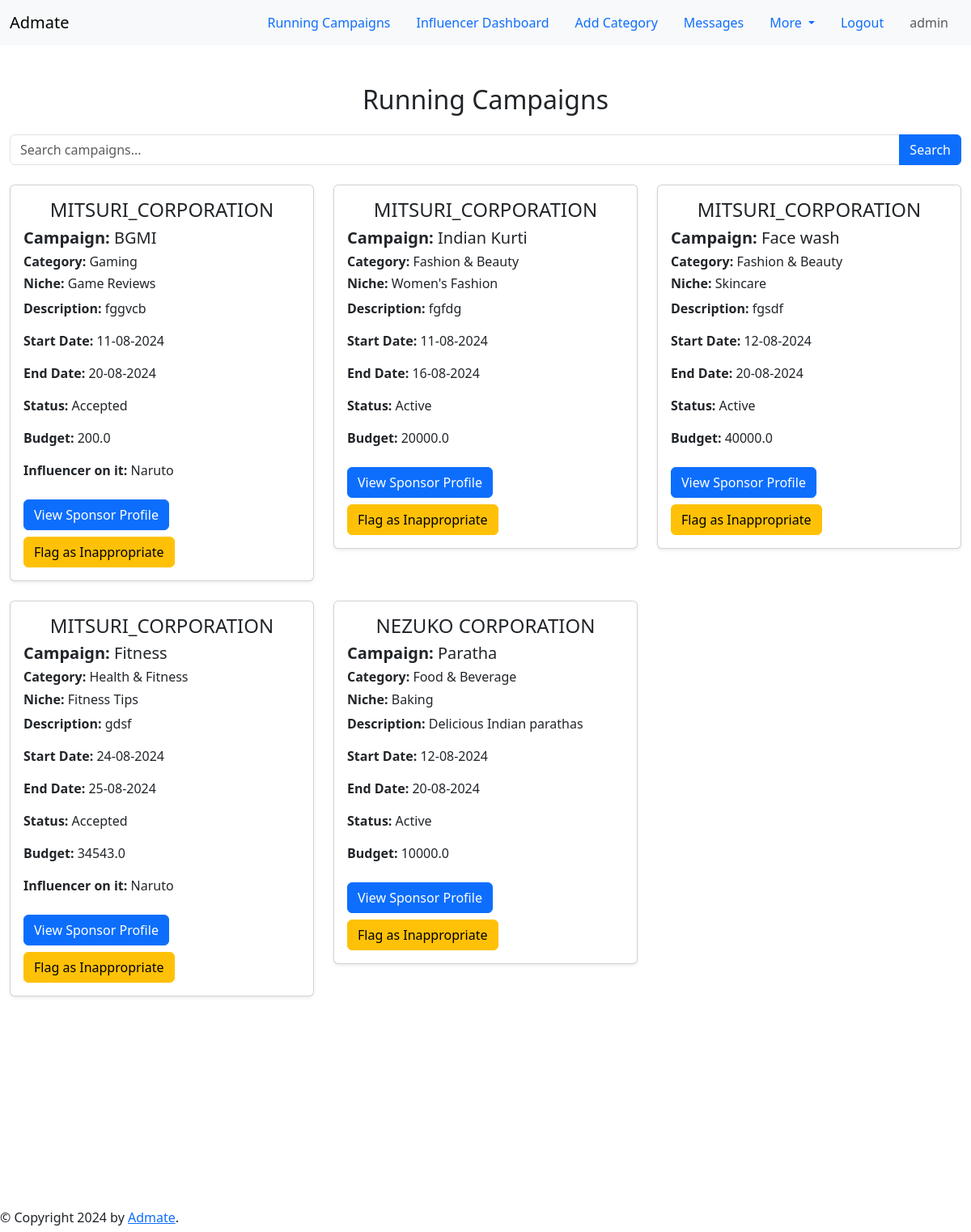
Page /all_campaign (signed in) on the committed database.
### application/models.py (models this page shows, shortened)
class Campaign(db.Model):
    id = db.Column(db.Integer, primary_key=True)
    sponsor_id = db.Column(db.Integer, db.ForeignKey('sponsor_profile.id'))
    user = db.Column(db.String(20), db.ForeignKey('user.username'))
    name = db.Column(db.String(64))
    description = db.Column(db.String(256))
    start_date = db.Column(db.Date)
    end_date = db.Column(db.Date)
    budget = db.Column(db.Float)
    status = db.Column(db.String(23), default=True)
    category_id = db.Column(db.Integer, db.ForeignKey('categories.category_id'))
    niche_id = db.Column(db.Integer, db.ForeignKey('niche.niche_id'))
    flagged = db.Column(db.Boolean, default=False)
    influencer_id = db.Column(db.Integer, db.ForeignKey('influencer_profile.id'))
    category = db.relationship('Categories', backref='campaigns', lazy=True)
    niche = db.relationship('Niche', backref='campaigns', lazy=True)
    sponsor = db.relationship('SponsorProfile', backref='campaigns', lazy=True)
    influencer = relationship('InfluencerProfile', foreign_keys=[influencer_id], backref='campaigns')

class SponsorProfile(db.Model):
    id = db.Column(db.Integer, primary_key=True)
    user = db.Column(db.String(20), db.ForeignKey('user.username'))
    first_name = db.Column(db.String(64))
    last_name = db.Column(db.String(64))
    email = db.Column(db.String(120), nullable=False)
    phone = db.Column(db.String(20), nullable=False)
    company_name = db.Column(db.String(64))
    company_address = db.Column(db.String(100), nullable=False)
    company_website = db.Column(db.String(100), nullable=False)
    company_description = db.Column(db.String(256), nullable=False)
    industry = db.Column(db.String(64))
    budget = db.Column(db.Float)

class Categories(db.Model):
    category_id = db.Column(db.Integer, primary_key=True)
    name = db.Column(db.String(30), nullable=False, unique=True)
    description = db.Column(db.String(100), nullable=True)
    niches = db.relationship('Niche', backref='category', lazy=True)

class Niche(db.Model):
    niche_id = db.Column(db.Integer, primary_key=True)
    category_id = db.Column(db.Integer, db.ForeignKey('categories.category_id'), nullable=True)
    name = db.Column(db.String(30), nullable=False)
    description = db.Column(db.String(100), nullable=True)

class InfluencerProfile(db.Model):
    id = db.Column(db.Integer, primary_key=True)
    user = db.Column(db.String(20), db.ForeignKey('user.username'))
    first_name = db.Column(db.String(64))
    last_name = db.Column(db.String(64))
    email = db.Column(db.String(120), nullable=False)
    phone = db.Column(db.String(30), nullable=False)
    bio = db.Column(db.String(256), nullable=False)
    instagram_handle = db.Column(db.String(64), nullable=False)
    facebook_handle = db.Column(db.String(64), nullable=False)
    youtube_handle = db.Column(db.String(64), nullable=False)
    blog_url = db.Column(db.String(100), nullable=False)
    followers_count = db.Column(db.Integer)
    total_engagement = db.Column(db.Integer)
    total_views = db.Column(db.Integer)
    reach = db.Column(db.Integer)
    age = db.Column(db.Integer)
    gender = db.Column(db.String(10))
    location = db.Column(db.String(30))
    language = db.Column(db.String(20))
    category_id = db.Column(db.Integer, db.ForeignKey('categories.category_id'))
    niche_id = db.Column(db.Integer, db.ForeignKey('niche.niche_id'))
    price = db.Column(db.Float)
    flagged = db.Column(db.Boolean, default=False)
    category = db.relationship('Categories', backref='influencers', lazy=True)
    niche = db.relationship('Niche', backref='influencers', lazy=True)

### application/routes.py (the view)
@app.route('/all_campaign')
def all_campaign():
    campaigns = Campaign.query.filter_by(flagged=False).all()
    return render_template('all_campaign.html', campaigns=campaigns)

### templates/all_campaign.html (shortened to what this page needs)
{% extends 'nav_link.html' %}
{% block content %}
<div class="container-fluid mt-5">
    <h2 class="text-center mb-4">Running Campaigns</h2>
    <form method="POST" action="{{ url_for('search_campaign')}}" class="mb-4">
        <div class="input-group">
            <input type="text" name="search" class="form-control" placeholder="Search campaigns..." value="{{ request.args.get('search', '') }}">
            <button class="btn btn-primary" type="submit">Search</button>
        </div>
    </form>
    <div class="row">
        {% for campaign in campaigns %}
        <div class="col-md-4">
            <div class="card mb-4 shadow-sm">
                <div class="card-body">
                    <h4 class="card-title text-center text-uppercase">{{ campaign.sponsor.company_name }}</h4>
                    <h5 class="card-title mt-2"><strong>Campaign:</strong> {{ campaign.name }}</h5>
                    <h6 class="card-title mt-2"><strong>Category:</strong> {{ campaign.category.name }}</h6>
                    <h6 class="card-title mt-2"><strong>Niche:</strong> {{ campaign.niche.name }}</h6>
                    <p class="card-text"><strong>Description:</strong> {{ campaign.description }}</p>
                    <p class="card-text"><strong>Start Date:</strong> {{ campaign.start_date.strftime('%d-%m-%Y') }}</p>
                    <p class="card-text"><strong>End Date:</strong> {{ campaign.end_date.strftime('%d-%m-%Y') }}</p>
                    <p class="card-text"><strong>Status:</strong> {{ campaign.status | capitalize }}</p>
                    <p class="card-text"><strong>Budget:</strong> {{ campaign.budget }}</p>
                    {% if campaign.influencer_id != None %}
                        <p class="card-text"><strong>Influencer on it:</strong> <span class="text-capitalize">{{ campaign.influencer.user }}</span></p>
                    {% endif %}
                    {% if session['username'] != campaign.user %}
                        <a href="{{ url_for('profile_view_sponsor', user=campaign.user) }}" class="btn btn-primary mt-2">View Sponsor Profile</a>
                    {% endif %}
                    {% if session['role'] == 'admin' %}
                        <a href="{{ url_for('flag_campaign', campaign_id=campaign.id) }}" class="btn btn-warning mt-2">Flag as Inappropriate</a>
                    {% elif session['role'] == 'influencer' %}
                        {% if campaign.status == 'Active' %}
                            <a href="{{ url_for('accept_campaign', campaign_id=campaign.id) }}" class="btn btn-success mt-2">Accept Campaign</a>
                        {% endif %}
                        <a href="{{ url_for('negotiate_campaign', campaign_id=campaign.id) }}" class="btn btn-secondary mt-2">Negotiate</a>
                    {% endif %}
                </div>
            </div>
        </div>
        {% endfor %}
    </div>
</div>
{% endblock content %}

### rows in the picture
Campaign: sponsor.company_name "MITSURI_CORPORATION", name "BGMI", category.name "Gaming", niche.name "Game Reviews", description "fggvcb", start_date "11-08-2024", end_date "20-08-2024", status "Accepted", budget "200.0", influencer.user "Naruto"
Campaign: sponsor.company_name "MITSURI_CORPORATION", name "Indian Kurti", category.name "Fashion & Beauty", niche.name "Women's Fashion", description "fgfdg", start_date "11-08-2024", end_date "16-08-2024", status "Active", budget "20000.0"
Campaign: sponsor.company_name "MITSURI_CORPORATION", name "Face wash", category.name "Fashion & Beauty", niche.name "Skincare", description "fgsdf", start_date "12-08-2024", end_date "20-08-2024", status "Active", budget "40000.0"
Campaign: sponsor.company_name "MITSURI_CORPORATION", name "Fitness", category.name "Health & Fitness", niche.name "Fitness Tips", description "gdsf", start_date "24-08-2024", end_date "25-08-2024", status "Accepted", budget "34543.0", influencer.user "Naruto"
Campaign: sponsor.company_name "NEZUKO CORPORATION", name "Paratha", category.name "Food & Beverage", niche.name "Baking", description "Delicious Indian parathas", start_date "12-08-2024", end_date "20-08-2024", status "Active", budget "10000.0"

### other values in the picture
{{ session['username'] }} "admin"
